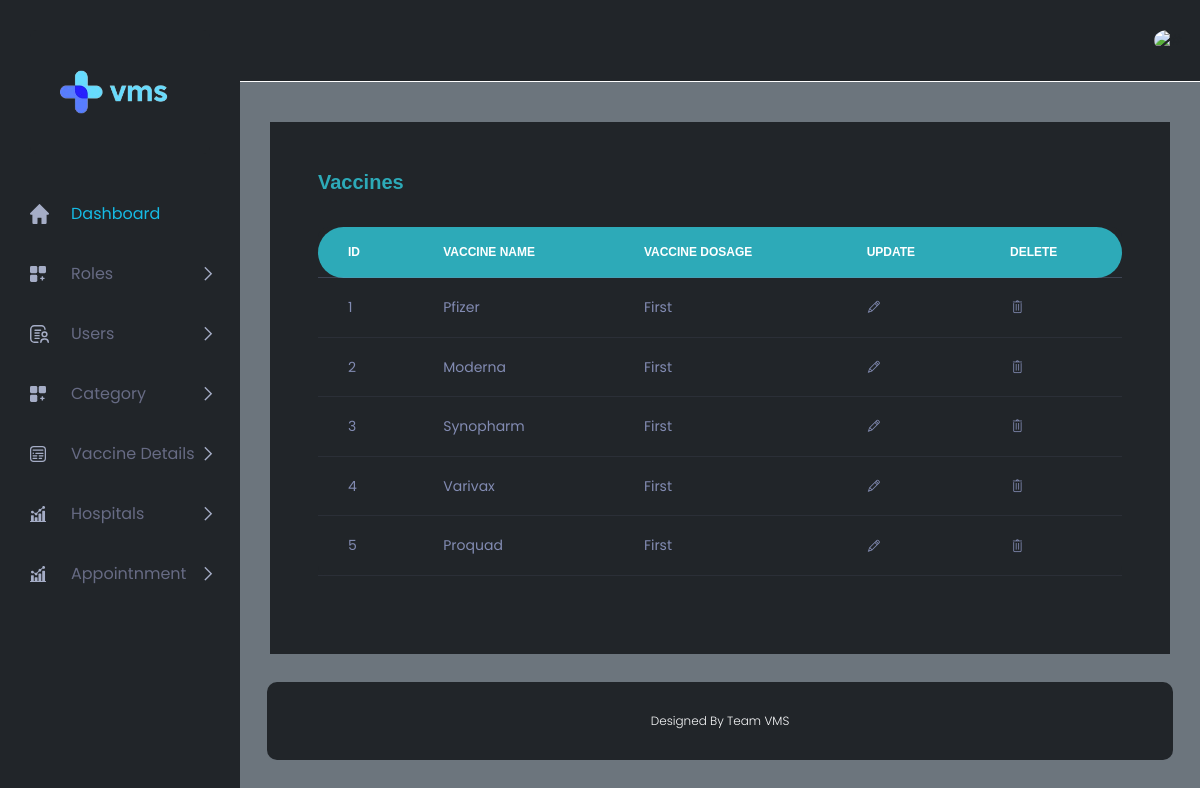
Page /ADMIN/vacc_show.php (signed in) on the committed database.
### tables this page shows
CREATE TABLE `vaccine_detail` (
  `ID` int(11) NOT NULL,
  `CAT_ID_FK` int(11) NOT NULL,
  `VACCINE_NAME` varchar(40) NOT NULL,
  `DOSAGE` varchar(40) NOT NULL
);

### ADMIN/vacc_show.php (the view, shortened to what this page needs)
<?php
include('header.php');
include('connection.php');
$query = "select * from vaccine_detail";
$res = mysqli_query($con, $query); ?>
<div class="main_content_iner ">
    <div class="container-fluid p-0">
        <div class="row justify-content-center">
            <div class="col-12">
                <div class="QA_section bg-dark p-5 ">
                    <div class="white_box_tittle list_header">
                        <h4 style="color:2DAAB8;">Vaccines</h4>
                        <div class="box_right d-flex lms_block">
                            <div class="serach_field_2">
                            </div>
                        </div>
                    </div>
                    <div class="QA_table mb_30">
                     <div class="responsive-table">
                     <table class="table bg-dark">
                            <thead>
                                <tr>
                                    <th scope="col">ID</th>
                                    <th scope="col">VACCINE NAME</th>
                                    <th scope="col">VACCINE DOSAGE</th>
                                    <th scope="col">UPDATE</th>
                                    <th scope="col">DELETE</th>
                                </tr>
                            </thead>
                            <tbody>
                                <?php while ($data = mysqli_fetch_assoc($res)) { ?>
                                    <tr>
                                        <td><?php echo $data['ID'] ?></td>
                                        <td><?php echo $data['VACCINE_NAME'] ?></td>
                                        <td><?php echo $data['DOSAGE'] ?></td>
                                        <td><a href="vacc_update_form.php?id=<?php echo $data['ID'] ?>"><i class="ti-pencil"></i></a></td>
                                        <td><a href="vacc_delete.php?id=<?php echo $data['ID'] ?>"><i class="ti-trash"></i></a></td>
                                    </tr>
                                <?php } ?>
                            </tbody>
                        </table>
                     </div>
                    </div>
                </div>
            </div>
        </div>
    </div>
</div>
<?php include('footer.php'); ?>

### ADMIN/header.php (style rules this page uses)
.responsive-table { width: 100%; border-collapse: collapse; margin: 20px 0; }
.responsive-table th, .responsive-table td { padding: 8px; text-align: left; }
.responsive-table th { background-color: #f2f2f2; }

### rows in the picture
vaccine_detail: ID "1", VACCINE_NAME "Pfizer", DOSAGE "First"
vaccine_detail: ID "2", VACCINE_NAME "Moderna", DOSAGE "First"
vaccine_detail: ID "3", VACCINE_NAME "Synopharm", DOSAGE "First"
vaccine_detail: ID "4", VACCINE_NAME "Varivax", DOSAGE "First"
vaccine_detail: ID "5", VACCINE_NAME "Proquad", DOSAGE "First"
